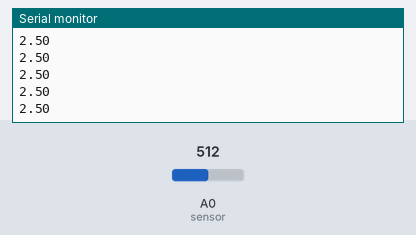
A sketch run on a simulated Arduino Uno, built with avr-gcc and run on an emulated ATmega328P. On the bench: the last lines printed to the serial monitor. Inputs (shaded band) come from the test bench; at power-on: A0 (sensor) = 512.

Above: at 1.2 s.
1.3 s: A0 (sensor) set to 716
At 1.56 s:
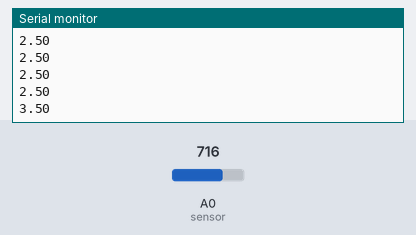
2.8 s: A0 (sensor) set to 900
At 2.96 s:
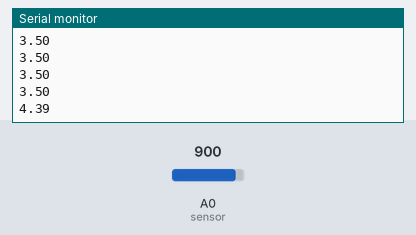
Timing chart, 0 to 5.8 s (numbered marks = the images above; inputs shaded):
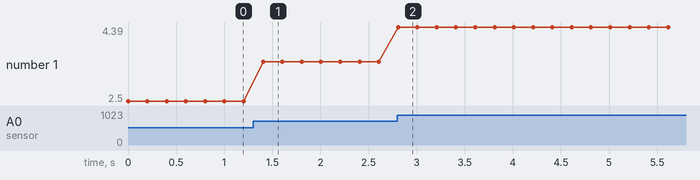

The sketch:

IR_Scheme.ino
```cpp
//IR sensor
//Connect sensor signal pin to analog pin A0 on Uno
//Mechatronics 530.421 Lab1
#define sensor A0 // Sharp IR (4-30cm, analog)

void setup() {
  Serial.begin(9600);
}

void loop() {
  float volts = analogRead(sensor)*0.0048828125;  // value from sensor * (5/1024)
  Serial.println(volts); // print out voltage generated by IR sensor
  delay(200); // small delay
}
```

Measured:
- after the input at 1.3 s, the serial monitor: prints a new line after 0.10 s (image 1)
- after the input at 2.8 s, the serial monitor: prints a new line at once (image 2)
- plotted number 1: 2.5 → 3.5 after the input at 1.3 s, 3.5 → 4.39 after the input at 2.8 s
